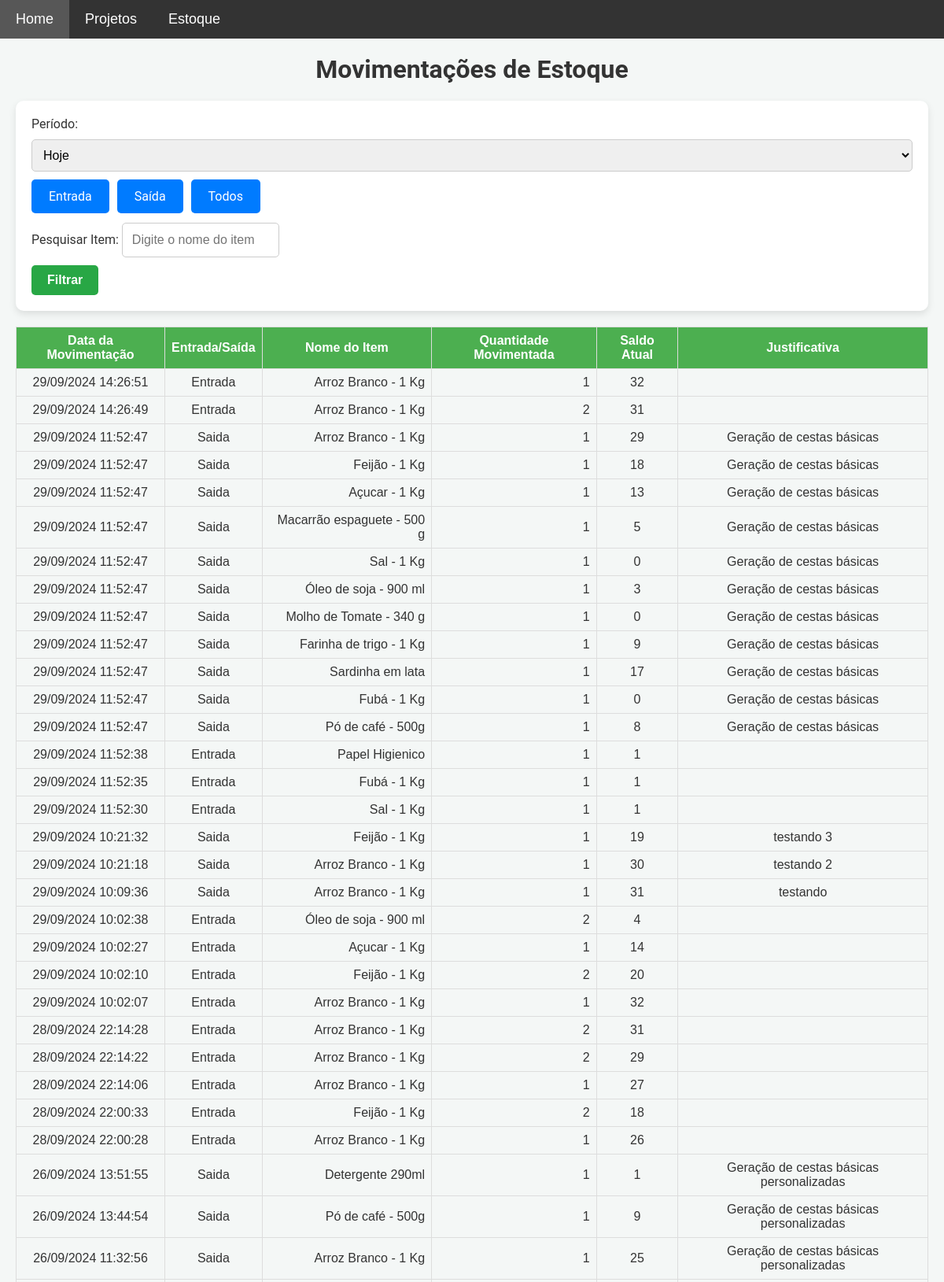
Page /movimentacoes (upper part) on the committed database.
### models.py (models this page shows)
class MovimentacaoEstoque(db.Model):
    __table_args__ = {'extend_existing': True}
    id = db.Column(db.Integer, primary_key=True)
    item_id = db.Column(db.Integer, db.ForeignKey('item.id'), nullable=False)
    tipo_movimentacao = db.Column(db.String(10), nullable=False)  # 'entrada' ou 'saida'
    quantidade = db.Column(db.Integer, nullable=False)
    data_hora = db.Column(db.DateTime, default=datetime.utcnow)
    justificativa = db.Column(db.String(255), nullable=True, default='')  # Define string vazia como padrão
    saldo_atual = db.Column(db.Integer, nullable=False)  # Adiciona o campo saldo atual
    item = db.relationship('Item', backref=db.backref('movimentacoes', lazy=True))

class Item(db.Model):
    __table_args__ = {'extend_existing': True}  # Estende a tabela existente ao invés de tentar recriá-la
    id = db.Column(db.Integer, primary_key=True)
    nome = db.Column(db.String(100), nullable=False)
    descricao = db.Column(db.Text, nullable=False)
    categoria = db.Column(db.String(50), nullable=False)
    quantidade = db.Column(db.Integer, nullable=False, default=0)
    preco = db.Column(db.Float, nullable=False)

### app.py (the view, shortened to what this page needs)
@app.route('/movimentacoes', methods=['GET'])
def movimentacoes_estoque():
    periodo = request.args.get('periodo')  # Obtém o filtro de período
    tipo_movimentacao = request.args.get('tipo_movimentacao', 'todos')  # Filtro para o tipo de movimentação
    nome_item = request.args.get('nome_item', '').strip()  # Filtro para o nome do item
    query = MovimentacaoEstoque.query.join(Item)
    hoje = datetime.now(tz).date()  # Data de hoje no fuso horário definido
    if periodo == 'hoje':
        query = query.filter(db.func.date(MovimentacaoEstoque.data_hora) == hoje)
    elif periodo == 'semana':
        inicio_semana = hoje - timedelta(days=hoje.weekday())
        query = query.filter(MovimentacaoEstoque.data_hora >= inicio_semana)
    elif periodo == 'mes':
        query = query.filter(db.extract('month', MovimentacaoEstoque.data_hora) == hoje.month, db.extract('year', MovimentacaoEstoque.data_hora) == hoje.year)
    elif periodo == 'ano':
        query = query.filter(db.extract('year', MovimentacaoEstoque.data_hora) == hoje.year)
    elif periodo == 'ultimos_30_dias':
        ultimos_30_dias = hoje - timedelta(days=30)
        query = query.filter(MovimentacaoEstoque.data_hora >= ultimos_30_dias)
    elif periodo == 'ultimos_12_meses':
        ultimos_12_meses = hoje.replace(year=hoje.year - 1)
        query = query.filter(MovimentacaoEstoque.data_hora >= ultimos_12_meses)
    if tipo_movimentacao in ['entrada', 'saida']:
        query = query.filter(MovimentacaoEstoque.tipo_movimentacao == tipo_movimentacao)
    movimentacoes = query.order_by(MovimentacaoEstoque.data_hora.desc()).all()
    if nome_item:
        nome_item_normalizado = remover_acentos(nome_item).lower()
        movimentacoes = [m for m in movimentacoes if remover_acentos(m.item.nome).lower().find(nome_item_normalizado) != -1]
    return render_template('movimentacoes.html', movimentacoes=movimentacoes, tz=tz)  # Renderiza o template com as movimentações

### templates/movimentacoes.html (shortened to what this page needs)
{% extends 'base.html' %}
{% block content %}
    <h1>Movimentações de Estoque</h1>
    <form method="GET" action="{{ url_for('movimentacoes_estoque') }}">
        <label for="periodo">Período:</label>
        <select name="periodo" id="periodo">
            <option value="hoje" {% if request.args.get('periodo') == 'hoje' %}selected{% endif %}>Hoje</option>
        </select>
        <div class="radio-buttons">
            <label for="entrada" class="btn">Entrada</label>
            <label for="saida" class="btn">Saída</label>
            <label for="todos" class="btn">Todos</label>
        </div>
        <div class="search-bar">
            <label for="nome_item">Pesquisar Item:</label>
            <input type="text" name="nome_item" id="nome_item" placeholder="Digite o nome do item" value="{{ request.args.get('nome_item', '') }}">
        </div>
        <button type="submit">Filtrar</button>
    </form>
    <table class="estoque-table">
        <thead>
            <tr>
                <th>Data da Movimentação</th>
                <th>Entrada/Saída</th>
                <th>Nome do Item</th>
                <th>Quantidade Movimentada</th>
                <th>Saldo Atual</th>
                <th>Justificativa</th>
            </tr>
        </thead>
        <tbody>
            {% for movimentacao in movimentacoes %}
            <tr>
                <td>{{ movimentacao.data_hora.astimezone(tz).strftime('%d/%m/%Y %H:%M:%S') }}</td>
                <td>{{ movimentacao.tipo_movimentacao | capitalize }}</td>
                <td>{{ movimentacao.item.nome }}</td>
                <td>{{ movimentacao.quantidade }}</td>
                <td>{{ movimentacao.saldo_atual }}</td>
                <td>{{ movimentacao.justificativa }}</td>
            </tr>
            {% endfor %}
        </tbody>
    </table>
{% endblock %}

### static/css/style.css (style rules this page uses)
body { font-family: 'Roboto', sans-serif; background-color: #f4f7f6; margin: 0; padding: 0; color: #333; }
h1, h3 { text-align: center; margin-top: 0; }
form { background-color: white; padding: 20px; border-radius: 10px; box-shadow: 0 4px 10px rgba(0, 0, 0, 0.1); margin-bottom: 20px; }
input[type="text"], input[type="date"], textarea, select { width: 100%; padding: 10px; margin: 10px 0; border: 1px solid #ccc; border-radius: 5px; font-size: 16px; box-sizing: border-box; }
form input[type="text"], form input[type="date"] { max-width: 200px; display: inline-block; margin-right: 10px; }
button { padding: 10px 20px; background-color: #28a745; color: white; border: none; border-radius: 5px; font-size: 16px; font-weight: bold; cursor: pointer; transition: background-color 0.3s ease; }
.estoque-table { width: 100%; border-collapse: collapse; margin-top: 20px; font-family: Arial, sans-serif; }
.estoque-table th, .estoque-table td { border: 1px solid #ddd; padding: 8px; }
.estoque-table th { background-color: #4CAF50; color: white; text-align: center; font-weight: bold; }
.estoque-table td { text-align: center; }
.estoque-table td:nth-child(3), .estoque-table td:nth-child(4) { text-align: right; }
.search-bar input { width: 100%; padding: 12px; margin-top: 12px; font-size: 16px; border: 1px solid #ccc; border-radius: 5px; }
.radio-buttons { display: flex; gap: 10px; }
.btn { display: inline-block; padding: 10px 20px; background-color: #007bff; color: white; border: 2px solid transparent; border-radius: 5px; cursor: pointer; transition: background-color 0.3s ease, color 0.3s ease; }

### rows in the picture
MovimentacaoEstoque: data_hora.astimezone "29/09/2024 14:26:51", tipo_movimentacao "Entrada", item.nome "Arroz Branco - 1 Kg", quantidade "1", saldo_atual "32"
MovimentacaoEstoque: data_hora.astimezone "29/09/2024 14:26:49", tipo_movimentacao "Entrada", item.nome "Arroz Branco - 1 Kg", quantidade "2", saldo_atual "31"
MovimentacaoEstoque: data_hora.astimezone "29/09/2024 11:52:47", tipo_movimentacao "Saida", item.nome "Arroz Branco - 1 Kg", quantidade "1", saldo_atual "29", justificativa "Geração de cestas básicas"
MovimentacaoEstoque: data_hora.astimezone "29/09/2024 11:52:47", tipo_movimentacao "Saida", item.nome "Feijão - 1 Kg", quantidade "1", saldo_atual "18", justificativa "Geração de cestas básicas"
MovimentacaoEstoque: data_hora.astimezone "29/09/2024 11:52:47", tipo_movimentacao "Saida", item.nome "Açucar - 1 Kg", quantidade "1", saldo_atual "13", justificativa "Geração de cestas básicas"
MovimentacaoEstoque: data_hora.astimezone "29/09/2024 11:52:47", tipo_movimentacao "Saida", item.nome "Macarrão espaguete - 500 g", quantidade "1", saldo_atual "5", justificativa "Geração de cestas básicas"
MovimentacaoEstoque: data_hora.astimezone "29/09/2024 11:52:47", tipo_movimentacao "Saida", item.nome "Sal - 1 Kg", quantidade "1", saldo_atual "0", justificativa "Geração de cestas básicas"
MovimentacaoEstoque: data_hora.astimezone "29/09/2024 11:52:47", tipo_movimentacao "Saida", item.nome "Óleo de soja - 900 ml", quantidade "1", saldo_atual "3", justificativa "Geração de cestas básicas"
MovimentacaoEstoque: data_hora.astimezone "29/09/2024 11:52:47", tipo_movimentacao "Saida", item.nome "Molho de Tomate - 340 g", quantidade "1", saldo_atual "0", justificativa "Geração de cestas básicas"
MovimentacaoEstoque: data_hora.astimezone "29/09/2024 11:52:47", tipo_movimentacao "Saida", item.nome "Farinha de trigo - 1 Kg", quantidade "1", saldo_atual "9", justificativa "Geração de cestas básicas"
MovimentacaoEstoque: data_hora.astimezone "29/09/2024 11:52:47", tipo_movimentacao "Saida", item.nome "Sardinha em lata", quantidade "1", saldo_atual "17", justificativa "Geração de cestas básicas"
MovimentacaoEstoque: data_hora.astimezone "29/09/2024 11:52:47", tipo_movimentacao "Saida", item.nome "Fubá - 1 Kg", quantidade "1", saldo_atual "0", justificativa "Geração de cestas básicas"
MovimentacaoEstoque: data_hora.astimezone "29/09/2024 11:52:47", tipo_movimentacao "Saida", item.nome "Pó de café - 500g", quantidade "1", saldo_atual "8", justificativa "Geração de cestas básicas"
MovimentacaoEstoque: data_hora.astimezone "29/09/2024 11:52:38", tipo_movimentacao "Entrada", item.nome "Papel Higienico", quantidade "1", saldo_atual "1"
MovimentacaoEstoque: data_hora.astimezone "29/09/2024 11:52:35", tipo_movimentacao "Entrada", item.nome "Fubá - 1 Kg", quantidade "1", saldo_atual "1"
MovimentacaoEstoque: data_hora.astimezone "29/09/2024 11:52:30", tipo_movimentacao "Entrada", item.nome "Sal - 1 Kg", quantidade "1", saldo_atual "1"
MovimentacaoEstoque: data_hora.astimezone "29/09/2024 10:21:32", tipo_movimentacao "Saida", item.nome "Feijão - 1 Kg", quantidade "1", saldo_atual "19", justificativa "testando 3"
MovimentacaoEstoque: data_hora.astimezone "29/09/2024 10:21:18", tipo_movimentacao "Saida", item.nome "Arroz Branco - 1 Kg", quantidade "1", saldo_atual "30", justificativa "testando 2"
MovimentacaoEstoque: data_hora.astimezone "29/09/2024 10:09:36", tipo_movimentacao "Saida", item.nome "Arroz Branco - 1 Kg", quantidade "1", saldo_atual "31", justificativa "testando"
MovimentacaoEstoque: data_hora.astimezone "29/09/2024 10:02:38", tipo_movimentacao "Entrada", item.nome "Óleo de soja - 900 ml", quantidade "2", saldo_atual "4"
MovimentacaoEstoque: data_hora.astimezone "29/09/2024 10:02:27", tipo_movimentacao "Entrada", item.nome "Açucar - 1 Kg", quantidade "1", saldo_atual "14"
MovimentacaoEstoque: data_hora.astimezone "29/09/2024 10:02:10", tipo_movimentacao "Entrada", item.nome "Feijão - 1 Kg", quantidade "2", saldo_atual "20"
MovimentacaoEstoque: data_hora.astimezone "29/09/2024 10:02:07", tipo_movimentacao "Entrada", item.nome "Arroz Branco - 1 Kg", quantidade "1", saldo_atual "32"
MovimentacaoEstoque: data_hora.astimezone "28/09/2024 22:14:28", tipo_movimentacao "Entrada", item.nome "Arroz Branco - 1 Kg", quantidade "2", saldo_atual "31"
MovimentacaoEstoque: data_hora.astimezone "28/09/2024 22:14:22", tipo_movimentacao "Entrada", item.nome "Arroz Branco - 1 Kg", quantidade "2", saldo_atual "29"
MovimentacaoEstoque: data_hora.astimezone "28/09/2024 22:14:06", tipo_movimentacao "Entrada", item.nome "Arroz Branco - 1 Kg", quantidade "1", saldo_atual "27"
MovimentacaoEstoque: data_hora.astimezone "28/09/2024 22:00:33", tipo_movimentacao "Entrada", item.nome "Feijão - 1 Kg", quantidade "2", saldo_atual "18"
MovimentacaoEstoque: data_hora.astimezone "28/09/2024 22:00:28", tipo_movimentacao "Entrada", item.nome "Arroz Branco - 1 Kg", quantidade "1", saldo_atual "26"
MovimentacaoEstoque: data_hora.astimezone "26/09/2024 13:51:55", tipo_movimentacao "Saida", item.nome "Detergente 290ml", quantidade "1", saldo_atual "1", justificativa "Geração de cestas básicas personalizadas"
MovimentacaoEstoque: data_hora.astimezone "26/09/2024 13:44:54", tipo_movimentacao "Saida", item.nome "Pó de café - 500g", quantidade "1", saldo_atual "9", justificativa "Geração de cestas básicas personalizadas"
MovimentacaoEstoque: data_hora.astimezone "26/09/2024 11:32:56", tipo_movimentacao "Saida", item.nome "Arroz Branco - 1 Kg", quantidade "1", saldo_atual "25", justificativa "Geração de cestas básicas personalizadas"
